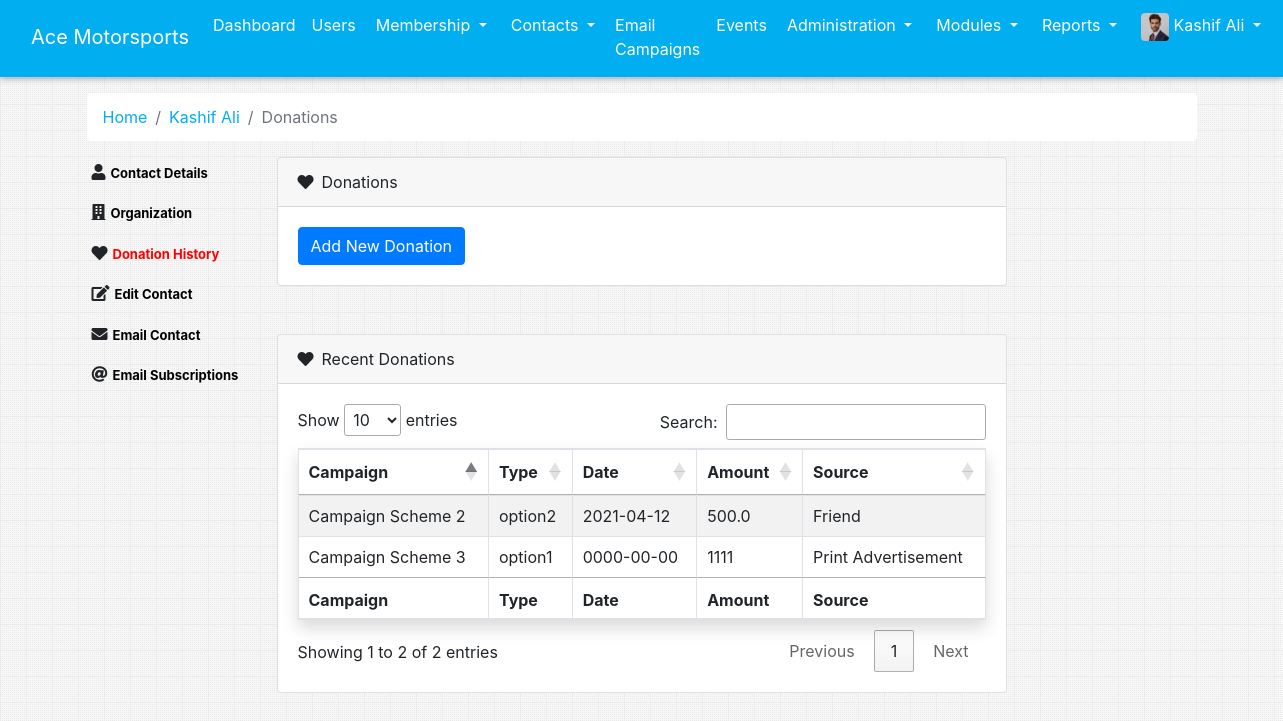
The page /admin_donationHistory.php?id=1 (signed in) on the database its author committed.
### tables this page shows
CREATE TABLE `users` (
  `id` int(11) NOT NULL,
  `first_name` varchar(30) NOT NULL,
  `email` varchar(50) NOT NULL,
  `password` varchar(50) NOT NULL,
  `organizationID` int(11) NOT NULL,
  `jobTitle` varchar(50) NOT NULL,
  `salutation` varchar(50) NOT NULL,
  `middle_name` varchar(50) NOT NULL,
  `last_name` varchar(50) NOT NULL,
  `dob` date NOT NULL,
  `phone` varchar(50) NOT NULL,
  `gender` varchar(50) NOT NULL,
  `language` varchar(50) NOT NULL,
  `address` varchar(500) NOT NULL,
  `is_admin` tinyint(1) NOT NULL DEFAULT 0,
  `deleted` tinyint(1) NOT NULL DEFAULT 0,
  `del_date` date DEFAULT NULL
);

CREATE TABLE `donation_history` (
  `id` int(11) NOT NULL,
  `userID` int(11) NOT NULL,
  `campaign` varchar(500) NOT NULL,
  `payment_method` varchar(500) NOT NULL,
  `amount` varchar(500) NOT NULL,
  `source` varchar(500) NOT NULL,
  `date` date NOT NULL
);

### app/app.php (called while the page is built, shortened)
<?php
	function phpMysqliFetchSingle($sql){
        $output = array();
        if(mysqli_query($GLOBALS["con"], $sql)){
            $res = mysqli_query($GLOBALS["con"], $sql);
            if(mysqli_num_rows($res)){
                $output = mysqli_fetch_array($res, MYSQLI_ASSOC);
            }
            return $output;
        }
        else{
            js_console_log(mysqli_error($GLOBALS["con"]));
        }
    }
?>

### admin_donationHistory.php (the view, shortened to what this page needs)
<?php
  require 'app/app.php';
    $pageID = isset($_GET["id"]) ? $_GET["id"] : null;
    $sql = "SELECT * FROM users WHERE id = $pageID";
    $userDetails = phpMysqliFetchSingle($sql);
    $fullName = $userDetails["first_name"].' '.$userDetails["middle_name"].' '.$userDetails["last_name"];
?>
<!DOCTYPE html>
<html lang="en">
<?php
  require 'parts/head.php';
?>
<link rel="stylesheet" type="text/css" href="https://cdn.datatables.net/1.10.24/css/dataTables.bootstrap4.min.css">
<link rel="stylesheet" type="text/css" href="https://cdn.datatables.net/1.10.15/css/jquery.dataTables.min.css"></link>
<body>
  <?php require 'parts/nav.php'; ?>
  <div class="container">
      <nav aria-label="breadcrumb">
          <ol class="breadcrumb bg-white">
              <li class="breadcrumb-item"><a href="admin_dashboard.php" class="appColor">Home</a></li>
              <li class="breadcrumb-item"><a href="admin_contact_showProfile.php?userID=<?php echo $pageID ?>" class="appColor"><?php echo $fullName; ?></a></li>
              <li class="breadcrumb-item active" aria-current="page">Donations</li>
          </ol>
      </nav>
    <div class="widget-content" style="border: none; background: transparent;">
        <div class="row mt-3">
            <div class="col-md-2">
                <div class="user_profile_left_section">
                    <?php require 'admin_contactSideNav.php'; ?>
                </div>
            </div>
            <div class="col-md-8">
                <div class="card">
                    <div class="card-header">
                        <i class="fas fa-heart mr-2"></i>Donations
                    </div>
                    <div class="card-body">
                        <button type="button" class="btn btn-primary" data-toggle="modal" data-target="#exampleModal">
                            Add New Donation
                        </button>
                    </div>
                </div>
                <div class="card mt-5">
                    <div class="card-header">
                        <i class="fas fa-heart mr-2"></i>Recent Donations
                    </div>
                    <div class="card-body">
                            <table id="example" class="table table-striped table-bordered bg-white shadow" style="width:100%">
                                <thead>
                                <tr>
                                    <th>Campaign</th>
                                    <th>Type</th>
                                    <th>Date</th>
                                    <th>Amount</th>
                                    <th>Source</th>
                                </tr>
                                </thead>
                                <tbody>
                                <?php
                                require 'app/db.php';
                                $sql = "SELECT * FROM donation_history";
                                $res = mysqli_query($con, $sql);
                                while($row = mysqli_fetch_array($res)){
                                    ?>
                                    <tr>
                                        <td><?php echo $row["campaign"]; ?></td>
                                        <td><?php echo $row["payment_method"]; ?></td>
                                        <td><?php echo $row["date"]; ?></td>
                                        <td><?php echo $row["amount"]; ?></td>
                                        <td><?php echo $row["source"]; ?></td>
                                    <?php
                                }
                                ?>
                                </tbody>
                                <tfoot>
                                <tr>
                                    <th>Campaign</th>
                                    <th>Type</th>
                                    <th>Date</th>
                                    <th>Amount</th>
                                    <th>Source</th>
                                </tr>
                                </tfoot>
                            </table>
                    </div>
                </div>
        </div>
    </div>
</body>
</html>

### rows shown on the page
users: fullName "Kashif Ali"
donation_history: campaign "Campaign Scheme 2", payment_method "option2", date "2021-04-12", amount "500.0", source "Friend"
donation_history: campaign "Campaign Scheme 3", payment_method "option1", date "0000-00-00", amount "1111", source "Print Advertisement"

### other values the page prints
$_SESSION["name"] "Kashif Ali"
